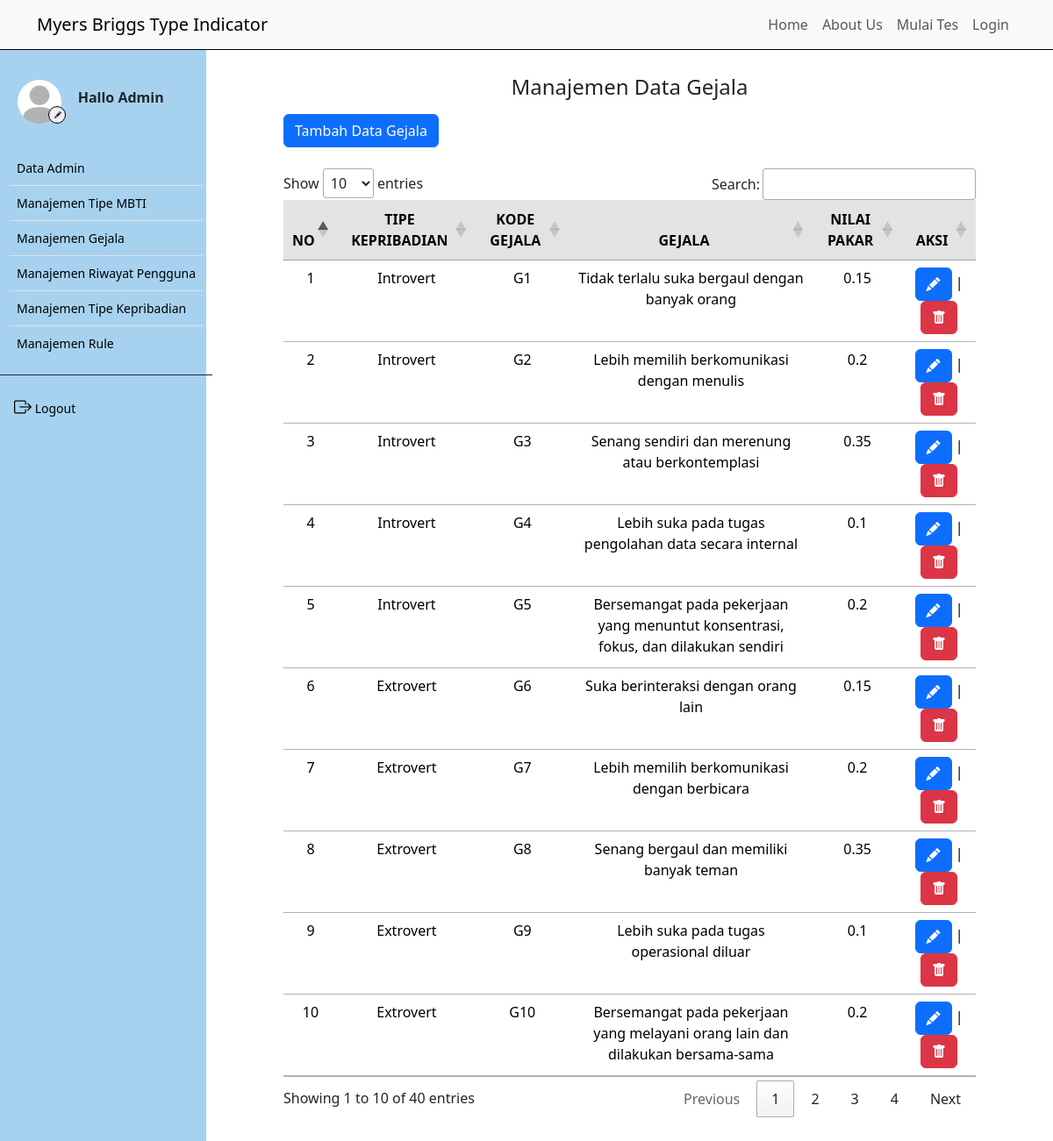
The app's page /gejala/index.php (signed in) with its own data.
### tables this page shows
CREATE TABLE `gejala` (
  `id_gejala` int(11) NOT NULL,
  `id_kepribadian` int(11) NOT NULL,
  `kode_gejala` varchar(20) NOT NULL,
  `gejala` text NOT NULL,
  `nilai_pakar` double NOT NULL
);

CREATE TABLE `tp_kepribadian` (
  `id_kepribadian` int(11) NOT NULL,
  `kode_kepribadian` varchar(20) NOT NULL,
  `kepribadian` varchar(30) NOT NULL,
  `inisial` varchar(10) NOT NULL,
  `skala` int(5) NOT NULL,
  `deskripsi` text NOT NULL
);

### controller/main.php (called while the page is built, shortened)
<?php
$conn = mysqli_connect("localhost", "root", "", "mbti");
function query($query)
{
    global $conn;
    $result = mysqli_query($conn, $query);
    $rows = [];
    while ($row = mysqli_fetch_assoc($result)) {
        $rows[] = $row;
    }
    return $rows;
}
function generateRandomKey()
{
    $keyLength = 32;
    $randomBytes = openssl_random_pseudo_bytes($keyLength, $strong);
    if (!$strong) {
        $randomBytes = random_bytes($keyLength);
    }
    return base64_encode($randomBytes);
}
function enkripsi($kata)
{
    $key = generateRandomKey();
    $string = openssl_encrypt($kata, 'AES-256-CBC', $key, 0, substr($key, 0, 16));
    $hasilEnkripsi = base64_encode($key . $string);
    return $hasilEnkripsi;
}
?>

### gejala/index.php (the view, shortened to what this page needs)
<?php
    $gejala = query("SELECT * FROM gejala ORDER BY CAST(SUBSTRING(kode_gejala, 2) AS UNSIGNED)");
?>
<!DOCTYPE html>
<html lang="en">
<head>
    <link href="https://cdn.jsdelivr.net/npm/bootstrap@5.3.2/dist/css/bootstrap.min.css" rel="stylesheet"
 />
    <link rel="stylesheet" href="https://cdn.jsdelivr.net/npm/bootstrap-icons@1.9.1/font/bootstrap-icons.css" />
    <link rel="stylesheet" href="https://cdn.datatables.net/1.13.4/css/jquery.dataTables.min.css">
    <link rel="stylesheet" href="../style.css">
</head>
<body>
    <div class="content">
        <?php
        require_once('../navbar/navbar.php');
        ?>
        <div class="main-container m-0">
            <div class="d-flex">
                <?php
                require_once('../navbar/sidebar_inside.php');
                ?>
                <div class="contents" style="margin: 75px 0; padding: 10px 40px;">
                    <h4 class="text-center">Manajemen Data Gejala</h4>
                    <div class="ms-5 mt-3">
                        <a href="../gejala/input.php">
                            <button class="btn btn-primary">Tambah Data Gejala</button>
                        </a>
                    </div>
                    <div class="tabel mt-4 mx-5">
                        <table id="example" class="table table-hover text-center">
                            <thead>
                                <tr class="table-secondary">
                                    <th class="text-center" scope="col">NO</th>
                                    <th class="text-center" scope="col">TIPE KEPRIBADIAN</th>
                                    <th class="text-center" scope="col">KODE GEJALA</th>
                                    <th class="text-center" scope="col">GEJALA</th>
                                    <th class="text-center" scope="col">NILAI PAKAR</th>
                                    <th class="text-center" scope="col">AKSI</th>
                                </tr>
                            </thead>
                            <tbody>
                                <?php
                                    $i = 1;
                                    foreach($gejala as $g) :
                                        $id_kepribadian = $g['id_kepribadian'];
                                        $kepribadian = query("SELECT kepribadian FROM tp_kepribadian WHERE id_kepribadian = $id_kepribadian")[0];
                                ?>
                                    <tr>
                                        <td>
                                            <?= $i; ?>
                                        </td>
                                        <td>
                                            <?= $kepribadian['kepribadian']; ?>
                                        </td>
                                        <td>
                                            <?= $g['kode_gejala']; ?>
                                        </td>
                                        <td>
                                            <?= $g['gejala']; ?>
                                        </td>
                                        <td>
                                            <?= $g['nilai_pakar']; ?>
                                        </td>
                                        <td>
                                            <a class="text-decoration-none"
                                                href="edit.php?id=<?= enkripsi($g['id_gejala']); ?>">
                                                <button class="btn btn-primary"><i class="bi bi-pencil-fill"></i></button>
                                            </a>
                                            |
                                            <a class="delete bg-danger" id="delete"
                                                onclick="confirmDelete(<?= $g['id_gejala']; ?>)">
                                                <button class="btn btn-danger"><i class="bi bi-trash-fill"></i></button>
                                            </a>
                                        </td>
                                    </tr>
                                <?php
                                    $i++;
                                    endforeach;
                                ?>
                            </tbody>
                        </table>
                    </div>
                </div>
            </div>
        </div>
</body>
</html>

### navbar/navbar.php (shortened to what this page needs)
<nav class="navbar navbar-expand-lg bg-body-tertiary">
    <div class="container-fluid container-sm">
        <a class="navbar-brand" href="../home">Myers Briggs Type Indicator</a>
        <div class="collapse navbar-collapse d-flex justify-content-end" id="navbarNav">
            <ul class="navbar-nav">
                <li class="nav-item">
                    <a class="nav-link" aria-current="page" href="../home">Home</a>
                </li>
                <li class="nav-item">
                    <a class="nav-link" href="#about">About Us</a>
                </li>
                <li class="nav-item">
                    <a class="nav-link" type="button" data-bs-toggle="modal" data-bs-target="#Tes">
                        Mulai Tes
                    </a>
                </li>
                <li class="nav-item">
                    <a class="nav-link" href="../login.php">Login</a>
                </li>
            </ul>
        </div>
    </div>
</nav>

### navbar/sidebar_inside.php (shortened to what this page needs)
<?php
    require_once '../controller/main.php';
?>
<div class="sidebar" id="side_nav">
    <div class="content-side">
        <div class="profil pt-4">
            <div class="row d-flex align-items-center">
                <div class="col-sm-4 me-0">
                    <img src="../image/default.png" class="rounded-circle" alt="profi">
                    <a href="../profil">
                        <button class="rounded-circle"><i class="bi bi-pencil-fill"></i></button>
                    </a>
                </div>
                <div class="col-sm-8 m-0">
                    <h6 class="fw-bold">
                        Hallo Admin
                    </h6>
                </div>
            </div>
        </div>
        <div class="">
            <ul class="list-group list-group-flush pt-4 fw-medium">
                <li class="list-group-item">
                    <a href="../admin/data_admin.php" class="text-decoration-none d-block">
                        <span>Data Admin</span>
                    </a>
                </li>
                <li class="list-group-item">
                    <a href="../tipe_mbti" class="text-decoration-none d-block">
                        <span>Manajemen Tipe MBTI</span>
                    </a>
                </li>
                <li class="list-group-item">
                    <a href="../gejala" class="text-decoration-none d-block">
                        <span>Manajemen Gejala</span>
                    </a>
                </li>
                <li class="list-group-item">
                    <a href="../riwayat" class="text-decoration-none d-block">
                        <span>Manajemen Riwayat Pengguna</span>
                    </a>
                </li>
                <li class="list-group-item">
                    <a href="../tipe_kepribadian" class="text-decoration-none d-block">
                        <span>Manajemen Tipe Kepribadian</span>
                    </a>
                </li>
                <li class="list-group-item">
                    <a href="rule" class="text-decoration-none d-block">
                        <span>Manajemen Rule</span>
                    </a>
                </li>
            </ul>
        </div>
        <hr class="hr-color">
        <ul class="list-unstyled fw-medium pb-5">
            <li>
                <a href="logout.php" class="text-decoration-none d-block">
                    <i class="bi bi-box-arrow-right fs-5"></i>
                    <span>Logout</span>
                </a>
            </li>
        </ul>
    </div>
</div>

### style.css (style rules this page uses)
.content, .contents { min-height: 100vh; width: 100%; }
.navbar { z-index: 1; display: flex; position: fixed; width: 100%; border-bottom: 1px solid black; }
.sidebar { background: #7ebeeab0; min-width: 235px; max-width: 235px; transition: all ease-in 0.3s; min-height: 100vh; }
hr.hr-color { color: #272247; opacity: 1; }
.sidebar ul { padding: 0 11px; }
.sidebar li a { color: black; padding: 5px; font-size: 14px; margin-left: 0; }
.sidebar .list-group-item { padding: 4px 3px; }
.sidebar .list-group-item { background-color: transparent; }
.content-side { position: fixed; margin-top: 60px; }
.sidebar .profil img { width: 50px; margin-left:20px; padding: 7px 0; display: block; transition: all ease-in 0.3s; object-fit: cover; }
.sidebar .profil button { border: 1px solid black; position: absolute; margin-top: -27px; margin-left: 55px; width: 20px; height: 20px; }
.sidebar .profil button i { font-size: 8px; color: #272247; margin-top: -6px; margin-left: -3px; position: absolute; }

### records on screen
gejala: id_kepribadian.kepribadian "Introvert", kode_gejala "G1", gejala "Tidak terlalu suka bergaul dengan banyak orang", nilai_pakar "0.15"
gejala: id_kepribadian.kepribadian "Introvert", kode_gejala "G2", gejala "Lebih memilih berkomunikasi dengan menulis", nilai_pakar "0.2"
gejala: id_kepribadian.kepribadian "Introvert", kode_gejala "G3", gejala "Senang sendiri dan merenung atau berkontemplasi", nilai_pakar "0.35"
gejala: id_kepribadian.kepribadian "Introvert", kode_gejala "G4", gejala "Lebih suka pada tugas pengolahan data secara internal", nilai_pakar "0.1"
gejala: id_kepribadian.kepribadian "Introvert", kode_gejala "G5", gejala "Bersemangat pada pekerjaan yang menuntut konsentrasi, fokus, dan dilakukan sendiri", nilai_pakar "0.2"
gejala: id_kepribadian.kepribadian "Extrovert", kode_gejala "G6", gejala "Suka berinteraksi dengan orang lain", nilai_pakar "0.15"
gejala: id_kepribadian.kepribadian "Extrovert", kode_gejala "G7", gejala "Lebih memilih berkomunikasi dengan berbicara", nilai_pakar "0.2"
gejala: id_kepribadian.kepribadian "Extrovert", kode_gejala "G8", gejala "Senang bergaul dan memiliki banyak teman", nilai_pakar "0.35"
gejala: id_kepribadian.kepribadian "Extrovert", kode_gejala "G9", gejala "Lebih suka pada tugas operasional diluar", nilai_pakar "0.1"
gejala: id_kepribadian.kepribadian "Extrovert", kode_gejala "G10", gejala "Bersemangat pada pekerjaan yang melayani orang lain dan dilakukan bersama-sama", nilai_pakar "0.2"
